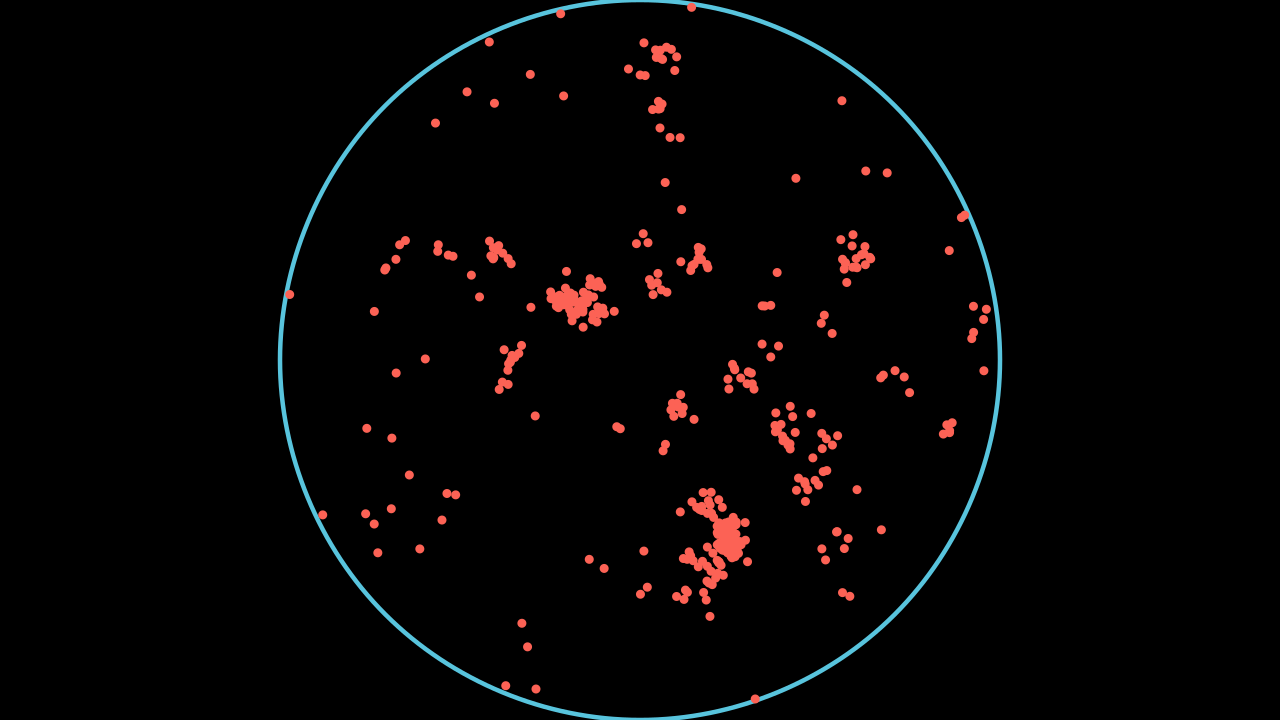
#> input picture BacteriaGrowth0000.png, 1280 x 720 px
$ python imgProcess.py
#> lines starting #> are read from the running program, lines starting #| are printed output that depends on the picture; after the words box and inside, x2 and y2 are one past the last pixel; in counts of white or black regions, pixels touching at a corner belong together
"""
This is the Image processing code written in opencv-python which
detects the diameter of the bacteria colonies
just run this python file to see the output
"""


import cv2
import numpy as np

# Load the image and convert it to grayscale
image = cv2.imread('BacteriaGrowth0000.png')
#> image is the input picture: shape (720, 1280, 3); mean B, G, R 4, 4, 5.7
gray = cv2.cvtColor(image, cv2.COLOR_BGR2GRAY)
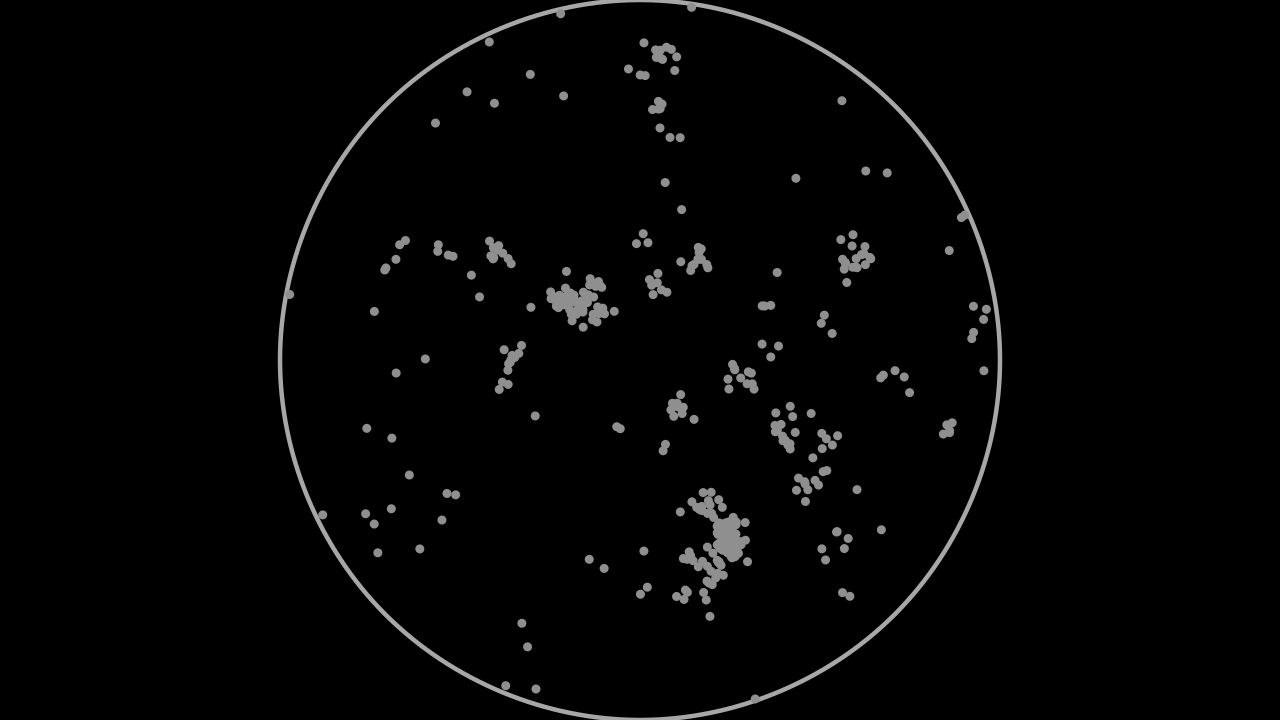
#> gray: shape (720, 1280); min 0, max 167, mean 4.5

# Apply image thresholding to obtain a binary image
_, binary = cv2.threshold(gray, 100, 255, cv2.THRESH_BINARY)
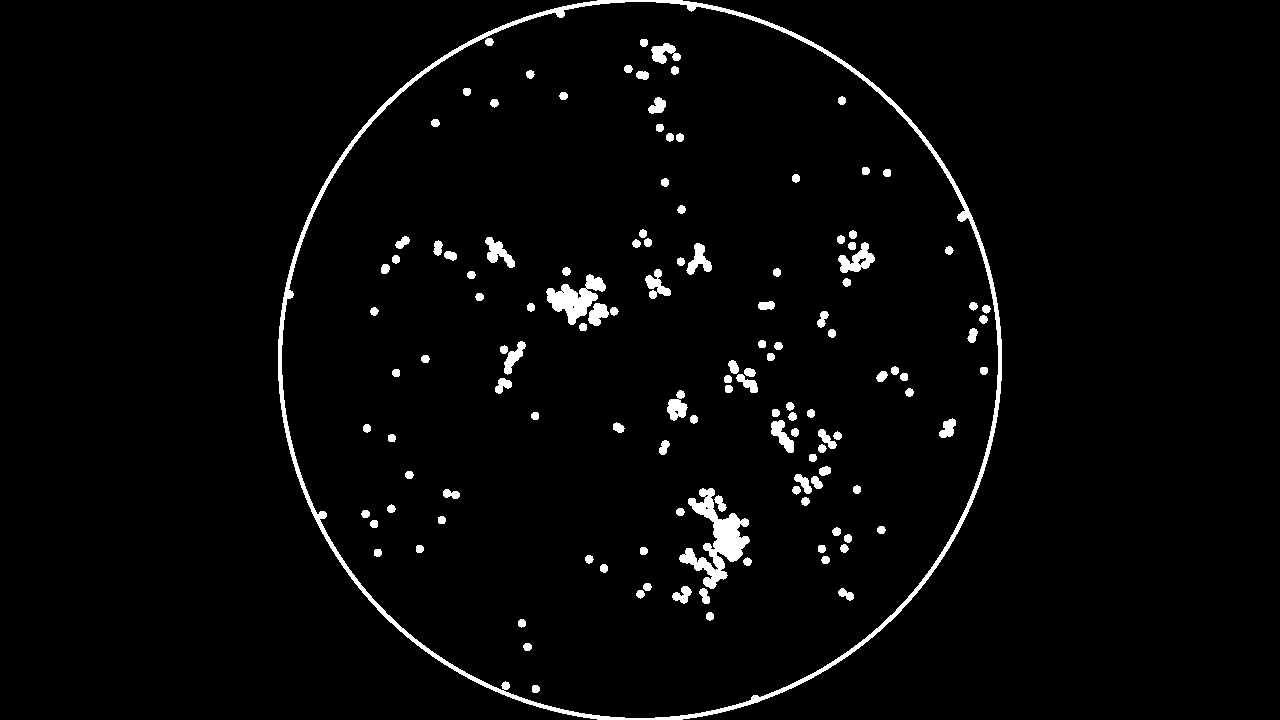
#> binary: shape (720, 1280); 2.8% white; 129 white regions

# Find contours in the binary image
contours, _ = cv2.findContours(image=binary, mode=cv2.RETR_TREE, method=cv2.CHAIN_APPROX_NONE)
#> contours = 139 contours, 8 with area under 20; largest, box (x1, y1, x2, y2) and area: (278, 0, 1002, 720) 410355, (281, 1, 999, 719) 402512, (679, 488, 750, 589) 2386, (546, 274, 606, 325) 1260, (838, 242, 875, 273) 520

# Define the minimum distance between the centers of detected contours to consider them part of the same group
min_distance = 15  # Adjust this value as needed

# Create an empty list to store the grouped contour indices
grouped_contours = []

# Iterate through each contour and check if it should be grouped with any existing group
for i, contour in enumerate(contours):
    # Calculate the center of the contour using the moments
    moments = cv2.moments(contour)
    if moments["m00"] > 0:
        cx = int(moments["m10"] / moments["m00"])
        cy = int(moments["m01"] / moments["m00"])

        # Check if the contour should be grouped with any existing group
        group_index = None
        for j, grouped_contour in enumerate(grouped_contours):
            # Calculate the center of the grouped contour
            grouped_moments = cv2.moments(grouped_contour)
            if grouped_moments["m00"] > 0:
                grouped_cx = int(grouped_moments["m10"] / grouped_moments["m00"])
                grouped_cy = int(grouped_moments["m01"] / grouped_moments["m00"])

                # Calculate the distance between the centers
                distance = np.sqrt((grouped_cx - cx) ** 2 + (grouped_cy - cy) ** 2)

                # If the distance is less than the minimum distance, group the contours
                if distance < min_distance:
                    group_index = j
                    break

        # Add the contour to an existing group or create a new group
        if group_index is not None:
            grouped_contours[group_index] = np.concatenate((grouped_contours[group_index], contour))
        else:
            grouped_contours.append(contour)
#> this loop made 139 passes
#> (contour, cx, cy) on pass 33: ([[684, 554], [685, 553], [686, 554], [685, 555]], 685, 554)
#> (cx, cy) on passes 1 to 6: (639, 359), (639, 359), (535, 688), (527, 646), (521, 622), (709, 615)
#> after the loop, grouped_contours = 110 contours, 4 with area under 20; largest, box (x1, y1, x2, y2) and area: (278, 0, 1002, 720) 7842, (679, 488, 750, 589) 2386, (546, 274, 606, 325) 976, (838, 242, 875, 273) 470, (485, 237, 515, 268) 378

# Draw circles around each group of contours and find the diameter of the circle
circle_positions = []
circle_diameters = []
data = []
for grouped_contour in grouped_contours:
    # Fit a circle to the grouped contour
    (x, y), radius = cv2.minEnclosingCircle(grouped_contour)
    center = (int(x), int(y))
    radius = int(radius)

    # Calculate the diameter of the circle
    diameter = 2 * radius
    num_points = len(grouped_contour)

    # Draw the circle on the image
    if (diameter > 9) & (diameter < 100):
        cv2.circle(image, center, radius, (0, 255, 0), 2)

        circle_positions.append(center)
        circle_diameters.append(diameter)
        data.append([diameter, center[0], center[1], num_points])
#> this loop made 110 passes
#> (x, y, radius, center, diameter, num_points) on passes 1, 2, 3, 4, 5, 6, 7, 8, 9, 10, 11, 13: (639.5, 359.5, 362, (639, 359), 724, 4151), (535.2, 688.5, 4, (535, 688), 8, 22), (527, 646.5, 4, (527, 646), 8, 22), (521.5, 622.9, 4, (521, 622), 8, 22), (709.5, 615.9, 4, (709, 615), 8, 22), (643.2, 589.8, 8, (643, 589), 16, 44), (845.5, 594.5, 8, (845, 594), 16, 40), (704.6, 595.7, 8, (704, 595), 16, 39), (681.5, 594, 9, (681, 594), 18, 61), (603.5, 568, 4, (603, 568), 8, 22), (747.1, 561.2, 4, (747, 561), 8, 22), (588.8, 558.8, 4, (588, 558), 8, 23)
#> (x, y, radius, diameter, num_points) on passes 12, 17, 33, 46, 47, 57: (823, 554, 9, 18, 45), (846, 543, 9, 18, 44), (817, 453, 10, 20, 45), (677, 405, 15, 30, 100), (909, 392, 4, 8, 23), (774, 351, 10, 20, 44)
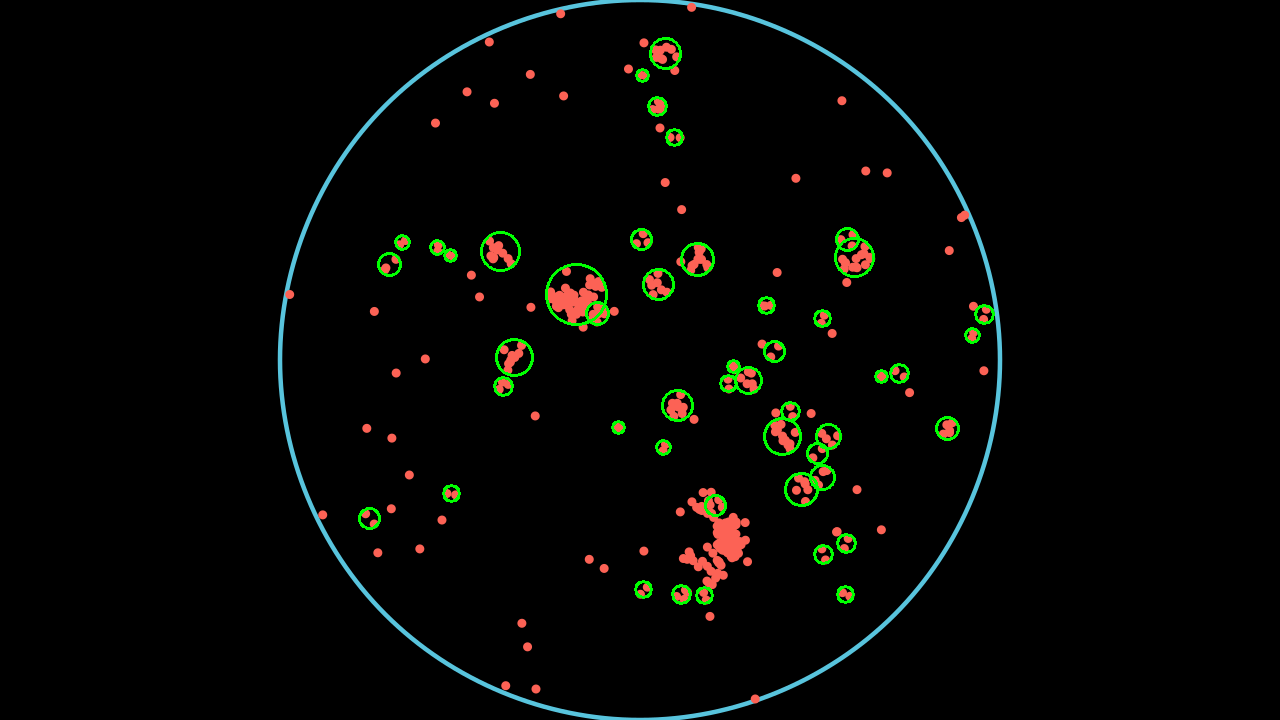
#> image: shape (720, 1280, 3); 1.02% of pixels changed, all inside (x1, y1, x2, y2) = (358, 37, 995, 605)


np.savetxt('data.txt', data, fmt='%d', delimiter=',')   # diameter / center_x / center_y / num_points
# Display the image with the circles
image_copy = image.copy()
print(circle_positions)
#> (printed output is left out)
print(circle_diameters)
#| [16, 16, 16, 18, 18, 18, 20, 32, 20, 16, 24, 20, 14, 24, 36, 12, 22, 18, 30, 16, 18, 26, 18, 12, 12, 20, 36, 14, 18, 16, 22, 16, 60, 30, 22, 12, 32, 38, 22, 14, 20, 38, 14, 16, 18, 12, 30]
cv2.imshow("Grouped Contours", image)
cv2.imwrite('media/images/main/colonies.jpg', image_copy)
cv2.waitKey(0)
cv2.destroyAllWindows()
